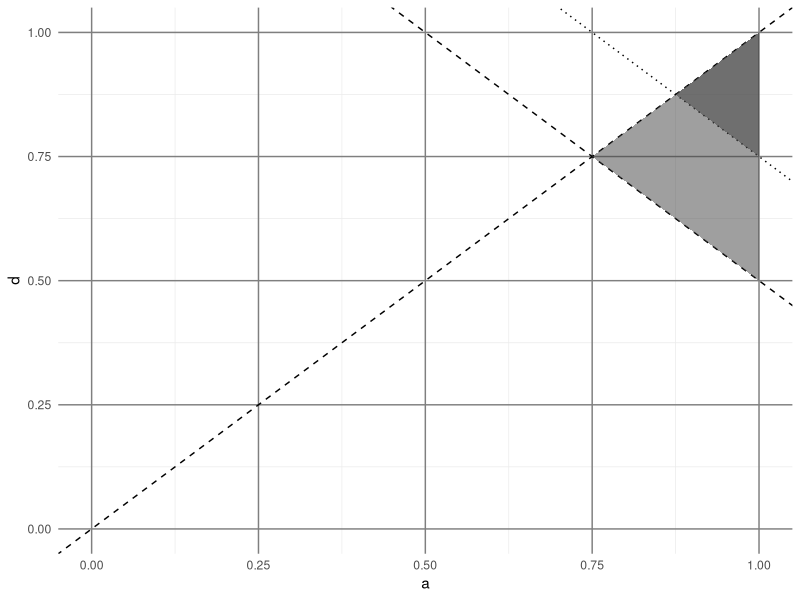
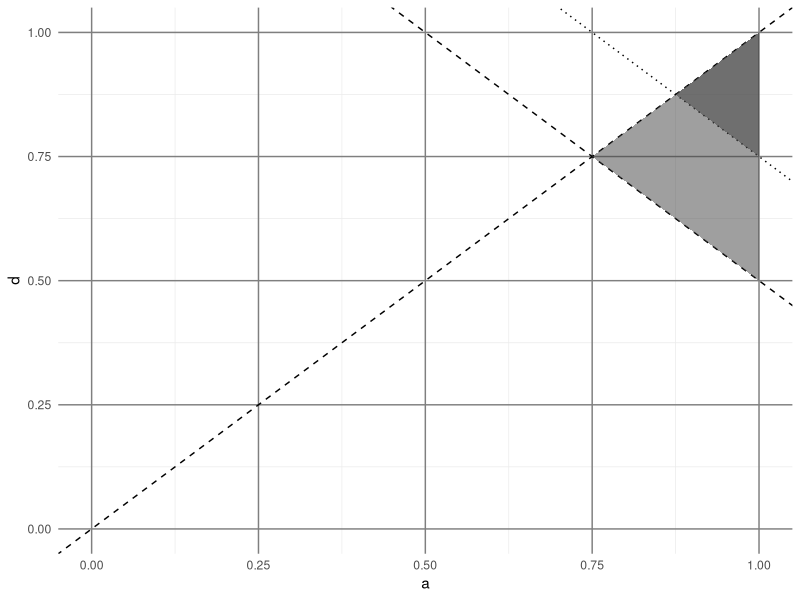

R code for these plots, in order:
library(ggplot2)


# Polygone coordinates
las_poly <- data.frame(x=c(0.75,1,1),y=c(0.75,0.5,1))
ada_poly <- data.frame(x=c(0.875,1,1),y=c(0.875,0.75,1))


ppoly <- ggplot() +
	theme_minimal() +
	theme(panel.grid.major = element_line(colour = "grey50"), legend.box = "horizontal",
		  legend.position="bottom", plot.title = element_text(vjust=2, size=12)) +
	geom_abline(intercept=3/2 ,slope=-1,  linetype=2) +
	geom_abline(intercept=0,   slope=1, linetype=2) +
	#geom_abline(intercept=1 ,slope=-1/2,  linetype=3)+
	geom_abline(intercept=7/4,   slope=-1, linetype=3)+
	xlim(0,1)+ylim(0,1)  + xlab(label = 'a') + ylab(label = 'd')+
	geom_polygon(data=las_poly,aes(x=x,y=y),fill='gray25',alpha=0.5) + 
	geom_polygon(data=ada_poly,aes(x=x,y=y),fill='gray25',alpha=0.5)
print(ppoly)

ggsave(ppoly,filename = 'admissible.pdf',width=16,height=10,units='cm')

